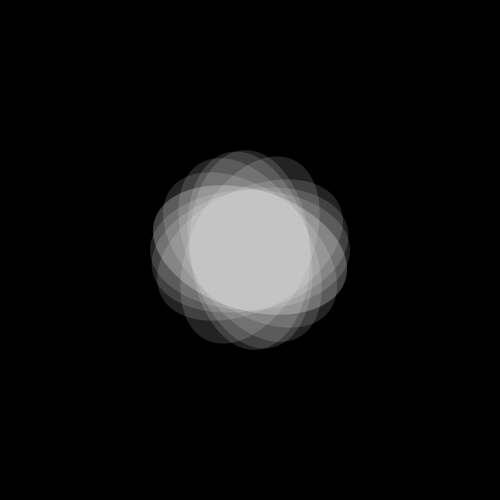
Frame 1 (no input)
Frame 2 (the mouse pressed at the canvas centre, redrawn once): identical to frame 1, image omitted

The Processing sketch that drew this single still picture (run headless with seeded random() and noise(); the mouse was pressed at the canvas centre and the sketch redrawn once):

// Processing sketch: processing_83640
// ── processing_83640.pde

void setup ()
{
  size(500,500);
  smooth();
  
  
}

void draw()
{
  background(0);
  noStroke();
  fill(255,35);
  
  //largeur de l'ellipse
  int L=120;
  
  translate(width/2,height/2);
  ellipse(0,0,200,L);

  rotate(PI/10);
  ellipse(0,0,200,L);
  
  rotate(PI/9);
  ellipse(0,0,200,L);
  
  rotate(PI/8);
  ellipse(0,0,200,L);
  
  rotate(PI/7);
  ellipse(0,0,200,L);
  
  rotate(PI/6);
  ellipse(0,0,200,L);
  
  rotate(PI/5);
  ellipse(0,0,200,L);
  
    rotate(PI/4);
  ellipse(0,0,200,L);
  
   rotate(PI/3);
  ellipse(0,0,200,L);
  
   rotate(PI/2);
  ellipse(0,0,200,L);
  
  noLoop();
}
